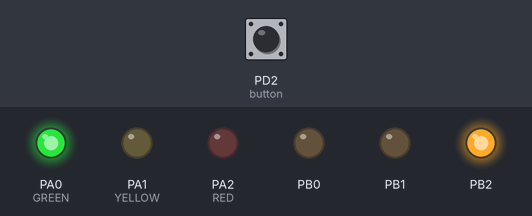
Simulated run of this program. Board: ATmega32, built with avr-gcc and emulated at 1 MHz. Parts: output pins drawn as LEDs (lit = HIGH). Inputs (shaded band) come from the test bench; at power-on: PD2 (button) LOW.

Above: at 1.2 s.
1.3 s: PD2 (button) pulled HIGH for 0.15 s
At 1.7 s:
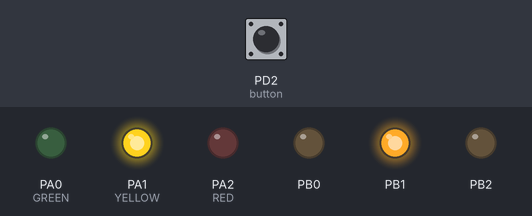
At 7.5 s:
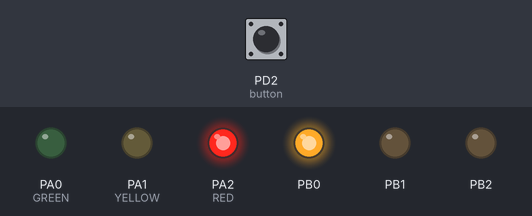
Timing chart, 0 to 13.4 s (numbered marks = the images above; inputs shaded):
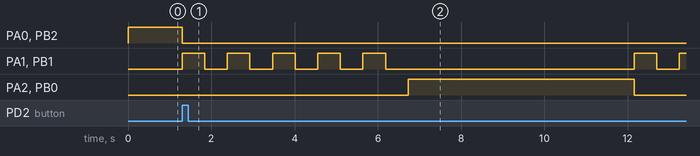

Measured:
- after the input at 1.3 s, PA0 (GREEN), PB2: HIGH → LOW after 0.00 s instead of 4.1 s; PA2 (RED), PB0: LOW → HIGH after 5.4 s instead of 9.6 s

The program:

main.c
```c
/*
 * OnDemandTraffic.c
 *
 * Created: 9/13/2022 11:10:12 PM
 * Author : Mohamed Amr Ahmed
 */
#ifndef F_CPU
#define F_CPU 1000000
#endif


//#include <avr/io.h>
//#include "avr/interrupt.h"
#include "MCAL/Timer/timer.h"
#include "MCAL/DIO/dio.h"
#include "ECUAL/LED/LED.h"
#include "Application/app.h"

uint8 LOOP_BREAKER = 0;
uint8 RED_STATE = 0;

int main(void)
{
	app_init();
    while (1)
    {
		app_start(&LOOP_BREAKER);
    }
}

ISR(EXT_INT_0)
{
	LOOP_BREAKER = 1;
}
```

app.c
```c
/*
 * app.c
 *
 * Created: 9/16/2022 7:45:15 PM
 *  Author: Mohamed Amr Ahmed
 */
#include "app.h"

void app_init()
{
	// initiate ledpins for cars
	led_init(PORT_A, GREEN);
	led_init(PORT_A, YELLOW);
	led_init(PORT_A, RED);

	// initiate ledpings for pedestrians
	led_init(PORT_B, GREEN);
	led_init(PORT_B, YELLOW);
	led_init(PORT_B, RED);

	// set button pin as input
	button_init(PORT_D, 2);

	// Enable interrupts
	global_interrupt_enable();
	interrupt_init();
}

void pedestrian_unallowed(uint8 *BREAKER)
{
	led_on(PORT_A, GREEN);
	led_on(PORT_B, RED);
	my_delay_ms(5000, BREAKER);
	led_off(PORT_A, GREEN);
	led_off(PORT_B, RED);
}
void pedestrian_allowed()
{
	led_on(PORT_B, GREEN);
	led_on(PORT_A, RED);
	my_delay_ms(5000, 0);
	led_off(PORT_B, GREEN);
	led_off(PORT_A, RED);
}

void blink_yellow(uint32 timeinsec)
{
	int i=0;
	for(; i<timeinsec; i++)
	{
		led_on(PORT_A, YELLOW);
		led_on(PORT_B, YELLOW);
		my_delay_ms(500, 0);
		led_off(PORT_A, YELLOW);
		led_off(PORT_B, YELLOW);
		my_delay_ms(500, 0);
	}
}

void app_start(uint8* BREAKER)
{
	// PEDESTRIAN RED , CARS GREEN
	*BREAKER = 0;
	pedestrian_unallowed(BREAKER);


	*BREAKER = 0;
	// blink yellow lights FOR PEDESTRIANS AND VEHICLES
	blink_yellow(5);

	// PEDESTRIAN GREEN, CARS RED
	*BREAKER = 0;
	pedestrian_allowed();

	*BREAKER = 0;
	// blink yellow lights FOR PEDESTRIANS AND VEHICLES
	blink_yellow(5);
}
```

app.h
```c
/*
 * app.h
 *
 * Created: 9/16/2022 7:45:27 PM
 *  Author: Mohamed Amr Ahmed
 */


#ifndef APP_H_
#define APP_H_

#include "../MCAL/DIO/dio.h"
#include "../MCAL/Timer/timer.h"
#include "../ECUAL/BUTTON/button.h"
#include "../ECUAL/LED/LED.h"
#include "../MCAL/Interrupt/interrupt.h"

#define GREEN  0
#define YELLOW 1
#define RED    2

void app_init();

void app_start();


#endif /* APP_H_ */
```

Types.h
```c
/*
 * Types.h
 *
 * Created: 8/6/2022 6:37:01 PM
 *  Author: Mohamed Amr Ahmed
 */


#ifndef TYPES_H_
#define TYPES_H_

typedef unsigned char uint8;
typedef signed char sint8;
typedef unsigned short uint16;
typedef unsigned int uint32;


#endif /* TYPES_H_ */
```

button.c
```c
/*
 * button.c
 *
 * Created: 9/14/2022 12:24:17 AM
 *  Author: Mohamed Amr Ahmed
 */

#include "button.h"
void button_init(uint8 buttonport, uint8 buttonpin)
{
	// set button as input
	DIO_init(buttonport, buttonpin, IN);
}

void button_read(uint8 buttonport, uint8 buttonpin, uint8 *value)
{
	// reads if the button is low or high
	DIO_read(buttonport, buttonpin, value);
}
```

button.h
```c
/*
 * button.h
 *
 * Created: 9/14/2022 12:24:27 AM
 *  Author: Mohamed Amr Ahmed
 */
#ifndef BUTTON_H
#define BUTTON_H

#include "../../MCAL/DIO/dio.h"

void button_init(uint8 buttonport, uint8 buttonpin);
void button_read(uint8 buttonport, uint8 buttonpin, uint8 *value);

#endif
```

LED.c
```c
/*
 * LED.c
 *
 * Created: 9/14/2022 12:31:35 AM
 *  Author: Mohamed Amr Ahmed
 */
#include "LED.h"

void led_init(uint8 ledport, uint8 ledpin)
{
	// initiate ledpin as an output pin
	DIO_init(ledport, ledpin, OUT);
}

void led_on(uint8 ledport, uint8 ledpin)
{
	// set the ledpin to high
	DIO_write(ledport, ledpin, HIGH);
}


void led_off(uint8 ledport, uint8 ledpin)
{
	// output a low voltage on the ledpin
	DIO_write(ledport, ledpin, LOW);
}

// toggles the ledpin
void led_toggle(uint8 ledport, uint8 ledpin)
{
	uint8* state;
	DIO_read(ledport, ledpin, state);
	// checks the case of the pin then sets the opposite states to the pin
	// this was done using the ternary operator
	DIO_write(ledport, ledpin, ((*state)?LOW:HIGH));
}
```

LED.h
```c
/*
 * LED.h
 *
 * Created: 9/14/2022 12:31:51 AM
 *  Author: Mohamed Amr Ahmed
 */
#ifndef LED_H
#define LED_H

#include "../../MCAL/DIO/dio.h"

void led_init(uint8 ledport, uint8 ledpin);

void led_on(uint8 ledport, uint8 ledpin);

void led_off(uint8 ledport, uint8 ledpin);

void led_toggle(uint8 ledport, uint8 ledpin);


#endif
```

dio.c
```c
/*
 * dio.c
 *
 * Created: 8/6/2022 6:49:45 PM
 *  Author: Mohamed Amr Ahmed
 */


//Function definitions
#include "dio.h"

void DIO_init(uint8 portnumber, uint8 pinnumber, uint8 direction)
{
	switch(portnumber)
	{
		case 'A':
			if(direction == IN)
			{
				DDRA &= !(1<<pinnumber);
			}
			else if(direction == OUT)
			{
				DDRA |= (1<<pinnumber);
			}
			else
			{
				// ERROR HANDLING
			}
		break;
		case 'B':
			if(direction == IN)
			{
				DDRB &= !(1<<pinnumber);
			}
			else if(direction == OUT)
			{
				DDRB |= (1<<pinnumber);
			}
			else
			{
				// ERROR HANDLING
			}
		break;
		case 'C':
			if(direction == IN)
			{
				DDRC &= !(1<<pinnumber);
			}
			else if(direction == OUT)
			{
				DDRC |= (1<<pinnumber);
			}
			else
			{
				// ERROR HANDLING
			}
		break;
		case 'D':
			if(direction == IN)
			{
				DDRD &= !(1<<pinnumber);
			}
			else if(direction == OUT)
			{
				DDRD |= (1<<pinnumber);
			}
			else
			{
				// ERROR HANDLING
			}
		break;
	}
}
void DIO_write(uint8 portnumber, uint8 pinnumber, uint8 value)
{
	switch(portnumber)
	{
		case 'A':
		if(value == IN)
		{
			PORTA &= !(1<<pinnumber);
		}
		else if(value == OUT)
		{
			PORTA |= (1<<pinnumber);
		}
		else
		{
			// ERROR HANDLING
		}
		break;
		case 'B':
		if(value == IN)
		{
			PORTB &= !(1<<pinnumber);
		}
		else if(value == OUT)
		{
			PORTB |= (1<<pinnumber);
		}
		else
		{
			// ERROR HANDLING
		}
		break;
		case 'C':
		if(value == IN)
		{
			PORTC &= !(1<<pinnumber);
		}
		else if(value == OUT)
		{
			PORTC |= (1<<pinnumber);
		}
		else
		{
			// ERROR HANDLING
		}
		break;
		case 'D':
		if(value == IN)
		{
			PORTD &= !(1<<pinnumber);
		}
		else if(value == OUT)
		{
			PORTD |= (1<<pinnumber);
		}
		else
		{
			// ERROR HANDLING
		}
		break;
	}
}
void DIO_toggle(uint8 portnumber, uint8 pinnumber)
{
	switch(portnumber)
	{
		case 'A':
		togglebitxor(PINA, pinnumber);
		break;

		case 'B':
		togglebitxor(PINB, pinnumber);
		break;

		case 'C':
		togglebitxor(PINC, pinnumber);
		break;

		case 'D':
		togglebitxor(PIND, pinnumber);
		break;
	}
}

void DIO_read(uint8 portnumber, uint8 pinnumber, uint8 *value)
{
	switch(portnumber)
	{
		case 'A':
		*value = readbit(PINA,pinnumber);
		break;

		case 'B':
		*value = readbit(PINB,pinnumber);
		break;

		case 'C':
		*value = readbit(PINC,pinnumber);
		break;

		case 'D':
		*value = readbit(PIND,pinnumber);
		break;
	}
}
```

dio.h
```c
/*
 * dio.h
 *
 * Created: 8/6/2022 6:49:31 PM
 *  Author: Mohamed Amr Ahmed
 */


#ifndef DIO_H_
#define DIO_H_

#include "../../Utilities/Registers.h"
#include "../../Utilities/bitmath.h"
#include "../Interrupt/interrupt.h"

// DRIVER MACROS
#define PORT_A 'A'
#define PORT_B 'B'
#define PORT_C 'C'
#define PORT_D 'D'


// DIRECTION DEFINES
#define IN 0
#define OUT 1


// HIGH LOW DEFINES
#define HIGH 1
#define LOW  0

// ENABLE PULL UP RESISTOR
#define ENABLEPULLUP  1
#define DISABLEPULLUP 0


// FUNCTION PROTOTYPES
void DIO_init(uint8 portnumber, uint8 pinnumber, uint8 direction);
void DIO_write(uint8 portnumber, uint8 pinnumber, uint8 value);
void DIO_toggle(uint8 portnumber, uint8 pinnnumber);

void DIO_read(uint8 portnumber, uint8 pinnumber, uint8 *value);


#endif /* DIO_H_ */
```

interrupt.c
```c
/*
 * interrupt.c
 *
 * Created: 9/17/2022 11:42:23 AM
 *  Author: Mohamed Amr Ahmed
 */
#include "interrupt.h"

void global_interrupt_enable()
{
	// enable global interrupts
	SREG |= (1<<IBIT);
}

void interrupt_init()
{
	// sensing on rising edge interrupt 0
	MCUCR |= (1<<ISC00) | (1<<ISC01);

	// enable interrupts (interrupt 0)
	GICR |= (1<<INT0);
}
```

interrupt.h
```c
/*
 * interrupt.h
 *
 * Created: 9/17/2022 11:42:07 AM
 *  Author: Mohamed Amr Ahmed
 */


#ifndef INTERRUPT_H_
#define INTERRUPT_H_

#define EXT_INT_0  __vector_1

#define ISR(INT_VECT)	void INT_VECT() __attribute__ ((signal, used));\
		void INT_VECT(void)

#define IBIT    7
#define ISC00   0
#define ISC01   1
#define INT0    6

#include "../../Utilities/Types.h"
#include "../../Utilities/Registers.h"

void global_interrupt_enable();

void interrupt_init();


#endif /* INTERRUPT_H_ */
```

timer.c
```c
/*
 * timer.c
 *
 * Created: 9/14/2022 1:05:25 PM
 *  Author: Mohamed Amr Ahmed
 */
#include "timer.h"


void timer0_init_normal()
{
	TCCR0 = 0x00;    // configure in Normal Mode
}
void timer0_start_normal()
{
	TCCR0 = 0x00;     // Set tccr0 to zeros (unnecessary)
	TCCR0 |= 1;       // set the first bit to 1
}
void timer0_stop_normal()
{
	TCCR0 = 0x00;     // stop the timer0 and configure it to normal as a standard for later
}
void one_ms_delay() // in ms
{
	// configure in normal mode
	timer0_init_normal();

	volatile long overflowcounter = 0;

	// start the timer
	timer0_start_normal();

	// the calculations are done @ a freq of 1 MHz to produce a 1 ms delay
	while(overflowcounter < 4)
	{
		TCNT0 = 50;
		while((TIFR & (1<<0))==0);
		overflowcounter++;
		TIFR |= (1<<0);
	}
	timer0_stop_normal();
}

// call the one ms delay function delaytime number of times with an option of a loopbreaker flag in case you want to break the delay
void my_delay_ms(uint32 delaytime, uint8* LOOP_BEAKERR)
{
	uint32 i=0;
	for(; i<delaytime && !(*LOOP_BEAKERR); i++)
		one_ms_delay();
	return;
}
```

timer.h
```c
/*
 * timer.h
 *
 * Created: 9/14/2022 1:05:40 PM
 *  Author: Mohamed Amr Ahmed
 */


#ifndef TIMER_H_
#define TIMER_H_

#include "../../Utilities/Registers.h"
#include "../../Utilities/Types.h"

void timer0_init_normal();
void timer0_start_normal();
void timer0_stop_normal();
void one_ms_delay();
void my_delay_ms(uint32 delaytime, uint8* LOOP_BEAKERR);


#endif /* TIMER_H_ */
```

Registers.h
```c
/*
 * IncFile1.h
 *
 * Created: 8/6/2022 6:35:11 PM
 *  Author: Mohamed Amr Ahmed
 */

#include "Types.h"


#ifndef REGISTERS_H
#define REGISTERS_H

#define RXEN	4
#define TXEN	3
#define URSEL	7
#define UDRE	5
#define RXC		7

#define PORTA *((volatile uint8*)(0x3B))
#define DDRA  *((volatile uint8*)(0x3A))
#define PINA  *((volatile uint8*)(0x39))

#define PORTB *((volatile uint8*)(0x38))
#define DDRB  *((volatile uint8*)(0x37))
#define PINB  *((volatile uint8*)(0x36))


#define PORTC *((volatile uint8*)(0x35))
#define DDRC  *((volatile uint8*)(0x34))
#define PINC  *((volatile uint8*)(0x33))

#define PORTD *((volatile uint8*)(0x32))
#define DDRD  *((volatile uint8*)(0x31))
#define PIND  *((volatile uint8*)(0x30))

// UART DRIVERS
#define UDR   *((volatile uint8*)(0x2C))
#define UCSRA *((volatile uint8*)(0x2B))
#define UCSRB *((volatile uint8*)(0x2A))
#define USCRC *((volatile uint8*)(0x3B))
#define UBRRL *((volatile uint8*)(0x29))

// Timer Registers
#define TCCR0   *((volatile uint8*)(0x53))
#define TCNT0   *((volatile uint8*)(0x52))
#define TIFR    *((volatile uint8*)(0x58))


#define SREG   *((volatile uint8*)(0x5F))
#define GICR   *((volatile uint8*)(0x5B))
#define MCUCR   *((volatile uint8*)(0x55))


#endif /* REGISTERS_H */
```

bitmath.h
```c
/*
 * bitmath.h
 *
 * Created: 8/7/2022 11:58:24 AM
 *  Author: Mohamed Amr Ahmed
 */


#ifndef BITMATH_H_
#define BITMATH_H_


#define clearbit(var, no)				  ( var = (var & !(1<<no)) )
#define setbit(var, no)					  ( var = (var | (1<<no)) )
#define readbit(var, no)				  ( (var & (1<<no))?1:0 )
#define togglebit(var,no)		  		  ( (var&(1<<no)) ? (var = var ^ (1<<no)) : (var = (var | (1<<no))) )
#define togglebitxor(var,no)		  	  ( var = (var^(1<<no)) )

#define rotateleft(var, no)				  ( var = (var<<no) | (var>>(sizeof(var)-no)) )
#define rotateright(var, no)			  ( var = (var>>no) | (var<<(sizeof(var)-no)) )

#define ceil(n,m)                         (n/m + (n%m?1:0))
#endif /* BITMATH_H_ */
```
